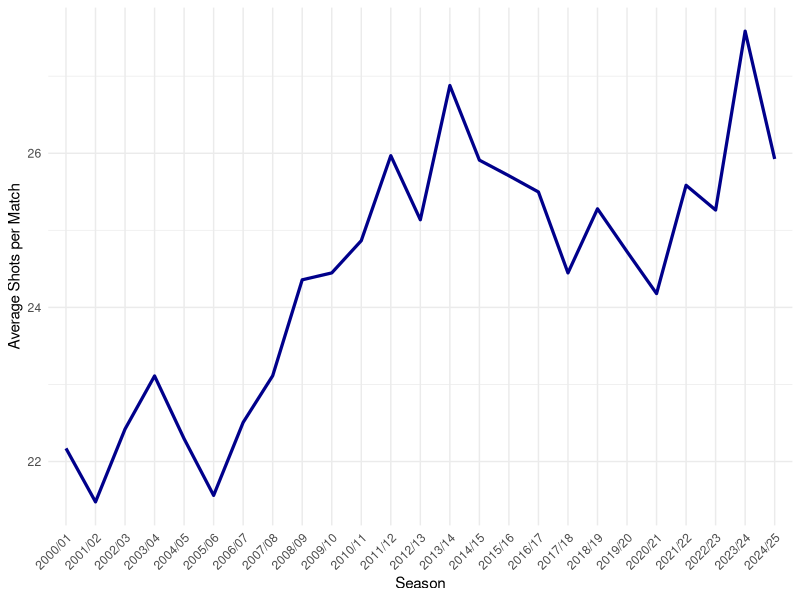

Generate this figure with R:
## ---- chunk 1
#| message: false
#| warning: false
#| echo: false

library(tidyverse)
library(ggplot2)
library(scales)
library(kableExtra)
library(knitr)

knitr::opts_chunk$set(message = FALSE,
                      warning = FALSE,
                      echo = FALSE)
## ---- chunk 2
# Import data and filtering the variables
epl_raw <- read.csv("data/epl_final.csv")

epl_data <- epl_raw %>%
  select(Season, HomeTeam, AwayTeam, FullTimeResult, HomeShots, AwayShots)


# Filter to only include most recent seasons
recent_seasons <- c("2015/16", "2016/17", "2017/18", "2018/19", "2019/20",
                    "2020/21", "2021/22", "2022/23", "2023/24", "2024/25")

epl_recent <- epl_data %>%
  filter(Season %in% recent_seasons)
## ---- chunk 3
# Create variable for total number of shots each game
epl_processed_method <- epl_data %>%
  mutate(TotalShots = HomeShots + AwayShots)

# Summarise average shots per match by season
summary_by_season <- epl_processed_method %>%
  group_by(Season) %>%
  summarise(AvgShotsPerMatch = mean(TotalShots, na.rm = TRUE))

# Create line plot of total shots per game
ggplot(summary_by_season, aes(x = Season, y = AvgShotsPerMatch, group = 1)) +
  geom_line(color = "darkblue", size = 1.1) + 
  labs(
    x = "Season",
    y = "Average Shots per Match") +
  theme_minimal() +
  theme(axis.text.x = element_text(angle = 45, hjust = 1))
## ---- chunk 4
library(kableExtra)

variable_description <- tibble::tibble(
  Variable = c("Season", "Team", "TotalMatches", "TotalShots", "TotalWins", 
               "AvgShotsPerGame", "WinRatePercent"),
  Description = c(
    "The English Premier League season (e.g., '2015/16')",
    "Name of the football team",
    "Total number of matches played by the team that season",
    "Total number of shots taken by the team across the season",
    "Total number of wins recorded by the team that season",
    "Average number of shots made by the team each game in that season",
    "Win rate percentage (TotalWins / TotalMatches * 100)"))

kbl(variable_description, caption = "Variable Descriptions of Final Dataset") %>%
  kable_styling(full_width = FALSE, font_size = 17)
## ---- chunk 5
# Get stats for home games
home_stats <- epl_recent %>%
  mutate(
    Team = HomeTeam,
    Shots = HomeShots,
    Win = ifelse(FullTimeResult == "H", 1, 0)
  ) %>%
  select(Season, Team, Shots, Win)

# Get stats for away games
away_stats <- epl_recent %>%
  mutate(
    Team = AwayTeam,
    Shots = AwayShots,
    Win = ifelse(FullTimeResult == "A", 1, 0)
  ) %>%
  select(Season, Team, Shots, Win)

# Combine datasets for home and away stats
team_match_data <- bind_rows(home_stats, away_stats)

team_season_summary <- team_match_data %>%
  group_by(Season, Team) %>%
  summarise(
    TotalMatches = n(),
    TotalShots = sum(Shots, na.rm = TRUE),
    TotalWins = sum(Win, na.rm = TRUE),
    AvgShotsPerGame = TotalShots / TotalMatches,
    WinRatePercent = 100 * TotalWins / TotalMatches
  ) %>%
  ungroup()

team_season_summary %>%
  head(4) %>%
  kbl(caption = "Preview of Team-Season Summary Dataset") %>%
  kable_styling(full_width = FALSE, font_size = 16)
